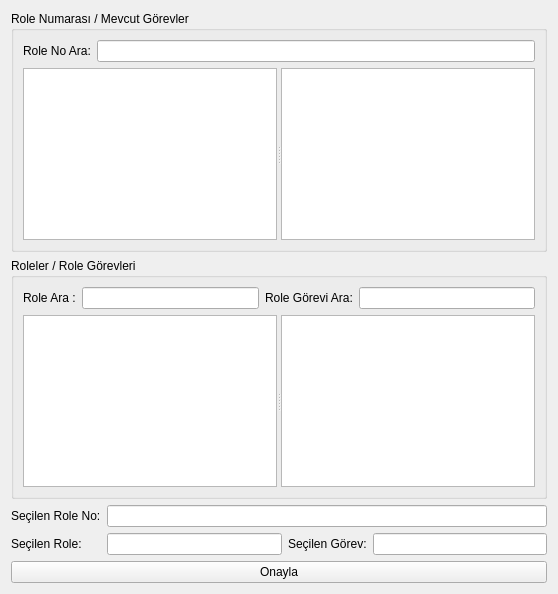
<ui version="4.0" >
 <class>FormRoleNoRoleGorev</class>
 <widget class="QWidget" name="FormRoleNoRoleGorev" >
  <property name="geometry" >
   <rect>
    <x>0</x>
    <y>0</y>
    <width>558</width>
    <height>594</height>
   </rect>
  </property>
  <property name="windowTitle" >
   <string>Role Numarasına Role Görevi Atama</string>
  </property>
  <property name="windowIcon" >
   <iconset/>
  </property>
  <layout class="QGridLayout" >
   <item row="0" column="0" colspan="4" >
    <widget class="QGroupBox" name="groupBox" >
     <property name="title" >
      <string>Role Numarası / Mevcut Görevler</string>
     </property>
     <layout class="QGridLayout" >
      <item row="0" column="0" >
       <widget class="QLabel" name="label_4" >
        <property name="text" >
         <string>Role No Ara:</string>
        </property>
       </widget>
      </item>
      <item row="0" column="1" >
       <widget class="QLineEdit" name="ara_roleno" />
      </item>
      <item row="1" column="0" colspan="2" >
       <widget class="QSplitter" name="splitter_2" >
        <property name="orientation" >
         <enum>Qt::Horizontal</enum>
        </property>
        <widget class="QTableView" name="tablo_roleno" >
         <property name="alternatingRowColors" >
          <bool>true</bool>
         </property>
         <property name="selectionMode" >
          <enum>QAbstractItemView::SingleSelection</enum>
         </property>
         <property name="selectionBehavior" >
          <enum>QAbstractItemView::SelectRows</enum>
         </property>
        </widget>
        <widget class="QTableView" name="tablo_mevcut_gorevler" >
         <property name="contextMenuPolicy" >
          <enum>Qt::ActionsContextMenu</enum>
         </property>
         <property name="selectionMode" >
          <enum>QAbstractItemView::SingleSelection</enum>
         </property>
         <property name="selectionBehavior" >
          <enum>QAbstractItemView::SelectRows</enum>
         </property>
        </widget>
       </widget>
      </item>
     </layout>
    </widget>
   </item>
   <item row="1" column="0" colspan="4" >
    <widget class="QGroupBox" name="groupBox_2" >
     <property name="title" >
      <string>Roleler / Role Görevleri</string>
     </property>
     <layout class="QGridLayout" >
      <item row="0" column="0" >
       <widget class="QLabel" name="label" >
        <property name="text" >
         <string>Role Ara :</string>
        </property>
       </widget>
      </item>
      <item row="0" column="1" >
       <widget class="QLineEdit" name="ara_uyeler" />
      </item>
      <item row="0" column="2" >
       <widget class="QLabel" name="label_2" >
        <property name="text" >
         <string>Role Görevi Ara:</string>
        </property>
       </widget>
      </item>
      <item row="0" column="3" >
       <widget class="QLineEdit" name="ara_kitaplar" />
      </item>
      <item row="1" column="0" colspan="4" >
       <widget class="QSplitter" name="splitter" >
        <property name="orientation" >
         <enum>Qt::Horizontal</enum>
        </property>
        <widget class="QTableView" name="tablo_role" >
         <property name="selectionMode" >
          <enum>QAbstractItemView::SingleSelection</enum>
         </property>
         <property name="selectionBehavior" >
          <enum>QAbstractItemView::SelectRows</enum>
         </property>
        </widget>
        <widget class="QTableView" name="tablo_rolegorev" >
         <property name="selectionMode" >
          <enum>QAbstractItemView::SingleSelection</enum>
         </property>
         <property name="selectionBehavior" >
          <enum>QAbstractItemView::SelectRows</enum>
         </property>
        </widget>
       </widget>
      </item>
     </layout>
    </widget>
   </item>
   <item row="2" column="0" >
    <widget class="QLabel" name="label_5" >
     <property name="text" >
      <string>Seçilen Role No:</string>
     </property>
    </widget>
   </item>
   <item row="2" column="1" colspan="3" >
    <widget class="QLineEdit" name="LeRoleNo" />
   </item>
   <item row="4" column="0" >
    <widget class="QLabel" name="label_3" >
     <property name="text" >
      <string>Seçilen Role:</string>
     </property>
    </widget>
   </item>
   <item row="4" column="1" >
    <widget class="QLineEdit" name="LeRole" />
   </item>
   <item row="4" column="2" >
    <widget class="QLabel" name="label_6" >
     <property name="text" >
      <string>Seçilen Görev:</string>
     </property>
    </widget>
   </item>
   <item row="4" column="3" >
    <widget class="QLineEdit" name="LeRoleGorev" />
   </item>
   <item row="6" column="0" colspan="4" >
    <widget class="QPushButton" name="PbAta" >
     <property name="text" >
      <string>Onayla</string>
     </property>
     <property name="icon" >
      <iconset/>
     </property>
    </widget>
   </item>
  </layout>
  <action name="actionGorevsil" >
   <property name="icon" >
    <iconset resource="ikon.qrc" >:/ikonlar/eraser.png</iconset>
   </property>
   <property name="text" >
    <string>Görevi Sil</string>
   </property>
  </action>
 </widget>
 <resources>
  <include location="ikon.qrc" />
 </resources>
 <connections/>
</ui>
